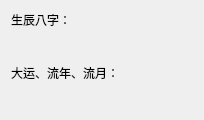
               <widget class="QWidget" name="widgetBaZiInfo" native="true">
                <property name="maximumSize">
                 <size>
                  <width>200</width>
                  <height>16777215</height>
                 </size>
                </property>
                <layout class="QVBoxLayout" name="verticalLayout_5">
                 <item>
                  <widget class="QLabel" name="label_16">
                   <property name="minimumSize">
                    <size>
                     <width>182</width>
                     <height>20</height>
                    </size>
                   </property>
                   <property name="maximumSize">
                    <size>
                     <width>182</width>
                     <height>20</height>
                    </size>
                   </property>
                   <property name="text">
                    <string>生辰八字：</string>
                   </property>
                   <property name="alignment">
                    <set>Qt::AlignLeading|Qt::AlignLeft|Qt::AlignTop</set>
                   </property>
                  </widget>
                 </item>
                 <item>
                  <widget class="QLabel" name="labelBaZi">
                   <property name="minimumSize">
                    <size>
                     <width>182</width>
                     <height>20</height>
                    </size>
                   </property>
                   <property name="maximumSize">
                    <size>
                     <width>182</width>
                     <height>20</height>
                    </size>
                   </property>
                   <property name="text">
                    <string/>
                   </property>
                  </widget>
                 </item>
                 <item>
                  <widget class="QLabel" name="label_21">
                   <property name="minimumSize">
                    <size>
                     <width>182</width>
                     <height>20</height>
                    </size>
                   </property>
                   <property name="maximumSize">
                    <size>
                     <width>182</width>
                     <height>20</height>
                    </size>
                   </property>
                   <property name="text">
                    <string>大运、流年、流月：</string>
                   </property>
                  </widget>
                 </item>
                 <item>
                  <widget class="QLabel" name="labelDaYun">
                   <property name="minimumSize">
                    <size>
                     <width>182</width>
                     <height>20</height>
                    </size>
                   </property>
                   <property name="maximumSize">
                    <size>
                     <width>182</width>
                     <height>20</height>
                    </size>
                   </property>
                   <property name="text">
                    <string/>
                   </property>
                  </widget>
                 </item>
                </layout>
               </widget>
